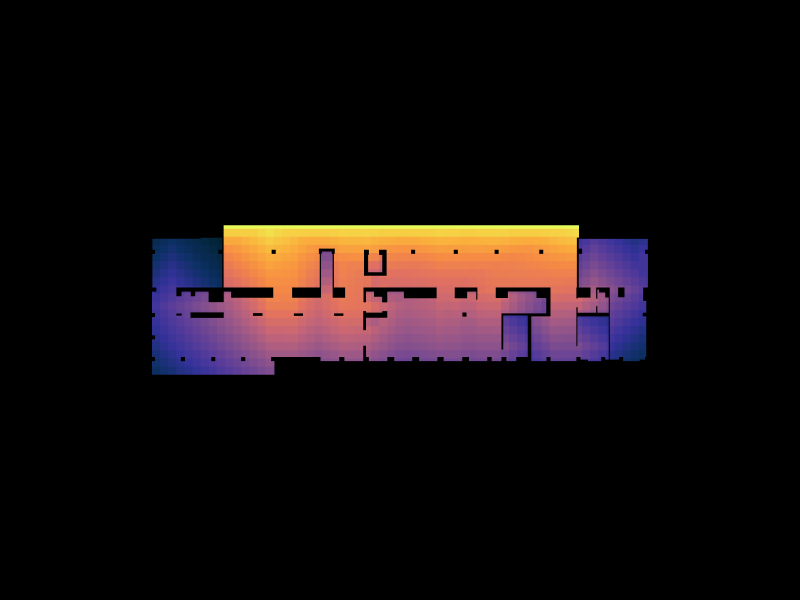

This figure's notebook cell:
### Code cell
Topology.Show(faces,
              faceColorKey="cc_color",
              faceOpacity=1,
              showEdges=False,
              showVertices=False,
              camera=[0,0,7],
              backgroundColor="black",
              width=800,
              height=600,
              renderer=renderer)
